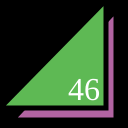
Frame 1 (no input)
Frame 60 (no input): identical to frame 1, image omitted
Frame 120 (the mouse pressed at the canvas centre since frame 60): identical to frame 1, image omitted

The p5.js sketch that drew this single still picture (run headless with seeded random() and noise() and a simulated clock; from frame 60 on, the mouse is pressed at the canvas centre):

// p5.js sketch
// ── sketch.js
function setup() {
  createCanvas(128,128);
}

function draw() {
  background(0);
  strokeWeight(5);
  fill(178, 100, 162);
  triangle(12,120,116,120,116,10);
  fill(94, 185, 84);
  triangle(0,108,106,108,106,0);
  fill(255);
  textSize(32);
  textFont("serif");
  text("46", 68, 100);
}
